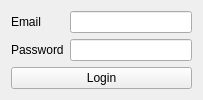
<?xml version="1.0" encoding="UTF-8"?>
<ui version="4.0">
 <class>widgetAuth</class>
 <widget class="QWidget" name="widgetAuth">
  <property name="geometry">
   <rect>
    <x>0</x>
    <y>0</y>
    <width>203</width>
    <height>95</height>
   </rect>
  </property>
  <property name="windowTitle">
   <string>Authenticate</string>
  </property>
  <layout class="QVBoxLayout" name="verticalLayout">
   <item>
    <layout class="QFormLayout" name="formLayout">
     <item row="0" column="0">
      <widget class="QLabel" name="label">
       <property name="text">
        <string>Email</string>
       </property>
      </widget>
     </item>
     <item row="0" column="1">
      <widget class="QLineEdit" name="inputEmail"/>
     </item>
     <item row="1" column="0">
      <widget class="QLabel" name="label_2">
       <property name="text">
        <string>Password</string>
       </property>
      </widget>
     </item>
     <item row="1" column="1">
      <widget class="QLineEdit" name="inputPassword">
       <property name="echoMode">
        <enum>QLineEdit::Password</enum>
       </property>
      </widget>
     </item>
    </layout>
   </item>
   <item>
    <widget class="QPushButton" name="btnLogin">
     <property name="text">
      <string>Login</string>
     </property>
    </widget>
   </item>
  </layout>
 </widget>
 <resources/>
 <connections/>
</ui>
